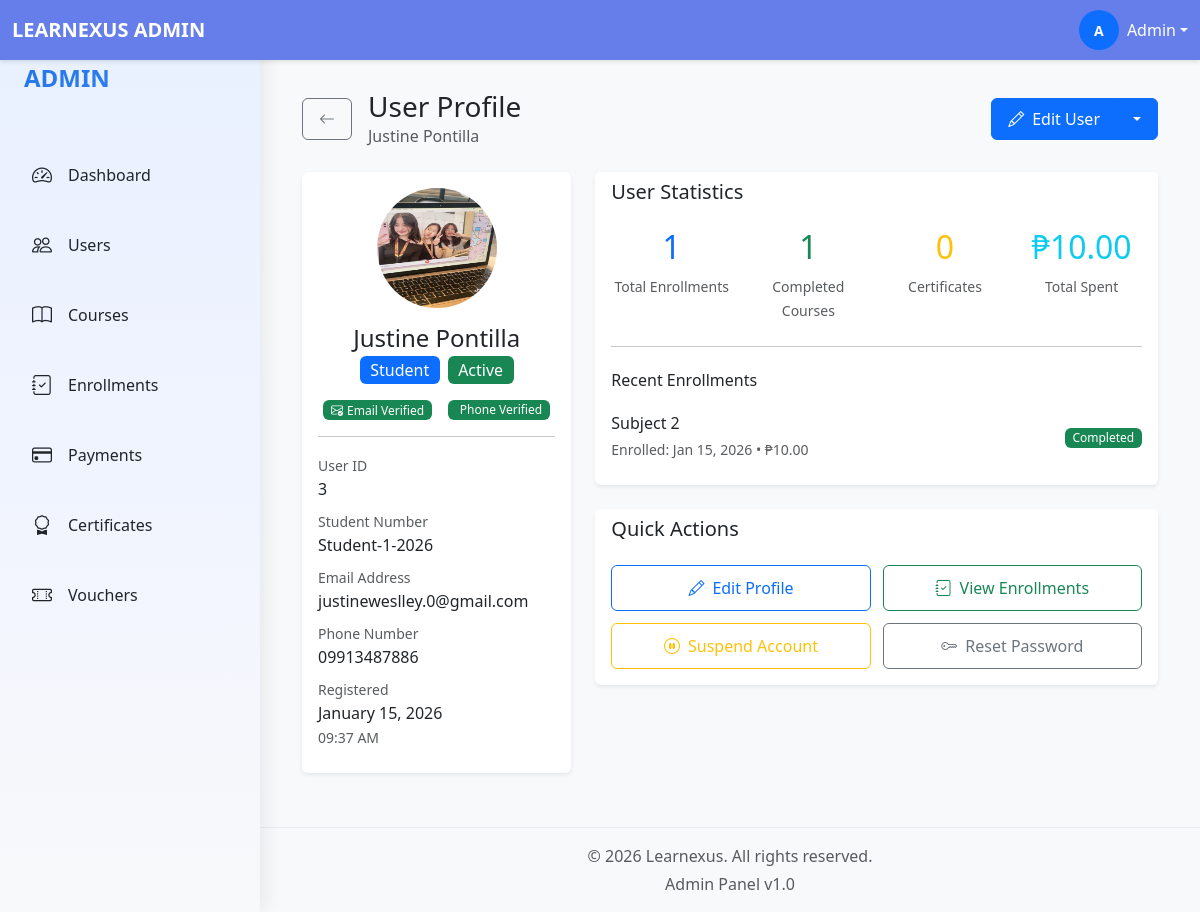
Page /admin/user_view.php?id=3&return=/Learnexus/admin/users.php (signed in) on the committed database.
### tables this page shows
CREATE TABLE `users` (
  `userID` int(11) NOT NULL,
  `email` varchar(255) NOT NULL,
  `passwordHash` varchar(255) NOT NULL,
  `firstName` varchar(100) NOT NULL,
  `lastName` varchar(100) NOT NULL,
  `middleInitial` varchar(5) NOT NULL,
  `phone` varchar(20) DEFAULT NULL,
  `avatar` varchar(255) DEFAULT NULL,
  `phoneVerified` tinyint(1) DEFAULT 0,
  `emailVerified` tinyint(1) DEFAULT 0,
  `role` enum('student','instructor','admin') DEFAULT 'student',
  `status` enum('active','inactive','suspended') DEFAULT 'active',
  `createdAt` timestamp NOT NULL DEFAULT current_timestamp(),
  `studentNumber` varchar(50) DEFAULT NULL,
  `teacherNumber` varchar(50) DEFAULT NULL
);

CREATE TABLE `enrollments` (
  `enrollmentID` int(11) NOT NULL,
  `userID` int(11) NOT NULL,
  `courseID` int(11) NOT NULL,
  `paymentID` int(11) DEFAULT NULL,
  `progressPercentage` decimal(5,2) DEFAULT 0.00,
  `enrolledAt` timestamp NOT NULL DEFAULT current_timestamp(),
  `completedAt` timestamp NULL DEFAULT NULL,
  `status` enum('active','completed','dropped','pending') DEFAULT 'active'
);

CREATE TABLE `courses` (
  `courseID` int(11) NOT NULL,
  `teacherID` int(11) NOT NULL,
  `title` varchar(255) NOT NULL,
  `description` text DEFAULT NULL,
  `price` decimal(10,2) DEFAULT 0.00,
  `category` varchar(100) DEFAULT NULL,
  `status` enum('draft','published','archived') DEFAULT 'draft',
  `passingScore` int(11) DEFAULT 70,
  `createdAt` timestamp NOT NULL DEFAULT current_timestamp()
);

### admin/user_view.php (the view, shortened to what this page needs)
<?php
require_once '../database/db_connect.php';
$userID = (int)$_GET['id'];
try {
    $stmt = $conn->prepare("SELECT * FROM users WHERE userID = ?");
    $stmt->execute([$userID]);
    $user = $stmt->fetch();
    if ($user['role'] === 'student') {
        $stmt = $conn->prepare("SELECT COUNT(*) FROM enrollments WHERE userID = ?");
        $stmt->execute([$userID]);
        $enrollmentCount = $stmt->fetchColumn();
        $stmt = $conn->prepare("SELECT COUNT(*) FROM enrollments WHERE userID = ? AND status = 'completed'");
        $stmt->execute([$userID]);
        $completedCourses = $stmt->fetchColumn();
        $stmt = $conn->prepare("SELECT COUNT(*) FROM certificates WHERE userID = ?");
        $stmt->execute([$userID]);
        $certificatesCount = $stmt->fetchColumn();
        $stmt = $conn->prepare("SELECT SUM(amount) FROM payments WHERE userID = ? AND status = 'completed'");
        $stmt->execute([$userID]);
        $totalSpent = $stmt->fetchColumn() ?? 0;
        $stmt = $conn->prepare("
            SELECT e.*, c.title, c.price
            FROM enrollments e
            JOIN courses c ON e.courseID = c.courseID
            WHERE e.userID = ?
            ORDER BY e.enrolledAt DESC
            LIMIT 5
        ");
        $stmt->execute([$userID]);
        $recentEnrollments = $stmt->fetchAll(PDO::FETCH_ASSOC);
    } elseif ($user['role'] === 'admin') {
        $adminActions = 0;
    }
} catch (PDOException $e) {
    error_log("User View Error: " . $e->getMessage());
    $_SESSION['error'] = 'Error loading user details';
    header('Location: users.php');
    exit();
}
include 'includes/header.php';
include 'includes/sidebar.php';
$backUrl = 'users.php';
if (!empty($_GET['return'])) {
    $decodedReturn = urldecode($_GET['return']);
    $parsed = parse_url($decodedReturn);
    if (!isset($parsed['scheme']) && !isset($parsed['host'])) {
        $backUrl = $decodedReturn;
    }
}
?>
<div class="main-content">
    <div class="container-fluid">
        <div class="d-flex justify-content-between align-items-center mb-4">
            <div class="d-flex align-items-center">
                <a href="<?= htmlspecialchars($backUrl) ?>" class="btn btn-outline-secondary me-3">
                    <i class="bi bi-arrow-left"></i>
                </a>
                <div>
                    <h1 class="h3 mb-0">User Profile</h1>
                    <nav aria-label="breadcrumb">
                        <ol class="breadcrumb mb-0">
                            <li class="breadcrumb-item active" aria-current="page"><?php echo htmlspecialchars($user['firstName'] . ' ' . $user['lastName']); ?></li>
                        </ol>
                    </nav>
                </div>
            </div>
            <div class="btn-group">
                <a href="user_edit.php?id=<?php echo $userID; ?>" class="btn btn-primary">
                    <i class="bi bi-pencil me-2"></i>Edit User
                </a>
                <button type="button" class="btn btn-primary dropdown-toggle dropdown-toggle-split" data-bs-toggle="dropdown" aria-expanded="false">
                </button>
            </div>
        </div>
        <div class="row mb-4">
            <div class="col-lg-4">
                <div class="card border-0 shadow-sm h-100">
                    <div class="card-body text-center">
                        <?php if (!empty($user['avatar'])): ?>
                            <img src="<?php echo htmlspecialchars($user['avatar']); ?>"
                                 class="rounded-circle mb-3"
                                 width="120"
                                 height="120"
                                 alt="Avatar"
                                 onerror="this.src='https://ui-avatars.com/api/?name=<?php echo urlencode($user['firstName'] . '+' . $user['lastName']); ?>&background=667eea&color=fff'">
                        <?php endif; ?>
                        <h4 class="mb-1"><?php echo htmlspecialchars($user['firstName'] . ' ' . $user['lastName']); ?></h4>
                        <div class="mb-3">
                            <span class="badge bg-<?php
                                echo $user['role'] === 'admin' ? 'danger' :
                                    ($user['role'] === 'instructor' ? 'warning' : 'primary');
                            ?> fs-6">
                                <?php echo ucfirst($user['role']); ?>
                            </span>
                            <span class="badge bg-<?php
                                echo $user['status'] === 'active' ? 'success' :
                                    ($user['status'] === 'suspended' ? 'danger' : 'secondary');
                            ?> fs-6 ms-1">
                                <?php echo ucfirst($user['status']); ?>
                            </span>
                        </div>
                        <div class="d-flex justify-content-center gap-3 mb-3">
                            <?php if ($user['emailVerified']): ?>
                                <span class="badge bg-success">
                                    <i class="bi bi-envelope-check me-1"></i>Email Verified
                                </span>
                            <?php else: ?>
                                <span class="badge bg-warning">
                                    <i class="bi bi-envelope-x me-1"></i>Email Unverified
                                </span>
                            <?php endif; ?>
                            <?php if ($user['phoneVerified']): ?>
                                <span class="badge bg-success">
                                    <i class="bi bi-phone-check me-1"></i>Phone Verified
                                </span>
                            <?php else: ?>
                                <span class="badge bg-warning">
                                    <i class="bi bi-phone-x me-1"></i>Phone Unverified
                                </span>
                            <?php endif; ?>
                        </div>
                        <hr class="my-3">
                        <div class="text-start">
                            <div class="mb-2">
                                <small class="text-muted">User ID</small>
                                <p class="mb-0"><?php echo $user['userID']; ?></p>
                            </div>
                            <?php if ($user['role'] === 'student' && !empty($user['studentNumber'])): ?>
                                <div class="mb-2">
                                    <small class="text-muted">Student Number</small>
                                    <p class="mb-0"><?php echo htmlspecialchars($user['studentNumber']); ?></p>
                                </div>
                            <?php endif; ?>
                            <div class="mb-2">
                                <small class="text-muted">Email Address</small>
                                <p class="mb-0"><?php echo htmlspecialchars($user['email']); ?></p>
                            </div>
                            <div class="mb-2">
                                <small class="text-muted">Phone Number</small>
                                <p class="mb-0"><?php echo htmlspecialchars($user['phone'] ?? 'Not provided'); ?></p>
                            </div>
                            <div class="mb-2">
                                <small class="text-muted">Registered</small>
                                <p class="mb-0">
                                    <?php echo date('F d, Y', strtotime($user['createdAt'])); ?><br>
                                    <small class="text-muted"><?php echo date('h:i A', strtotime($user['createdAt'])); ?></small>
                                </p>
                            </div>
                        </div>
                    </div>
                </div>
            </div>
            <div class="col-lg-8">
                <div class="card border-0 shadow-sm mb-4">
                    <div class="card-header bg-white border-0">
                        <h5 class="mb-0">User Statistics</h5>
                    </div>
                    <div class="card-body">
                        <?php if ($user['role'] === 'student'): ?>
                            <div class="row g-3">
                                <div class="col-md-3 col-6">
                                    <div class="text-center">
                                        <h2 class="text-primary"><?php echo $enrollmentCount; ?></h2>
                                        <small class="text-muted">Total Enrollments</small>
                                    </div>
                                </div>
                                <div class="col-md-3 col-6">
                                    <div class="text-center">
                                        <h2 class="text-success"><?php echo $completedCourses; ?></h2>
                                        <small class="text-muted">Completed Courses</small>
                                    </div>
                                </div>
                                <div class="col-md-3 col-6">
                                    <div class="text-center">
                                        <h2 class="text-warning"><?php echo $certificatesCount; ?></h2>
                                        <small class="text-muted">Certificates</small>
                                    </div>
                                </div>
                                <div class="col-md-3 col-6">
                                    <div class="text-center">
                                        <h2 class="text-info">₱<?php echo number_format($totalSpent, 2); ?></h2>
                                        <small class="text-muted">Total Spent</small>
                                    </div>
                                </div>
                            </div>
                            <?php if (!empty($recentEnrollments)): ?>
                                <hr class="my-4">
                                <h6 class="mb-3">Recent Enrollments</h6>
                                <div class="list-group list-group-flush">
                                    <?php foreach ($recentEnrollments as $enrollment): ?>
                                        <div class="list-group-item px-0">
                                            <div class="d-flex justify-content-between align-items-center">
                                                <div>
                                                    <h6 class="mb-1"><?php echo htmlspecialchars($enrollment['title']); ?></h6>
                                                    <small class="text-muted">
                                                        Enrolled: <?php echo date('M d, Y', strtotime($enrollment['enrolledAt'])); ?>
                                                        • ₱<?php echo number_format($enrollment['price'], 2); ?>
                                                    </small>
                                                </div>
                                                <span class="badge bg-<?php
                                                    echo $enrollment['status'] === 'completed' ? 'success' :
                                                        ($enrollment['status'] === 'active' ? 'primary' : 'warning');
                                                ?>">
                                                    <?php echo ucfirst($enrollment['status']); ?>
                                                </span>
                                            </div>
                                        </div>
                                    <?php endforeach; ?>
                                </div>
                            <?php endif; ?>
                        <?php endif; ?>
                    </div>
                </div>
                <div class="card border-0 shadow-sm">
                    <div class="card-header bg-white border-0">
                        <h5 class="mb-0">Quick Actions</h5>
                    </div>
                    <div class="card-body">
                        <div class="quick-actions">
                            <a href="user_edit.php?id=<?php echo $userID; ?>" class="btn btn-outline-primary">
                                <i class="bi bi-pencil me-2"></i>Edit Profile
                            </a>
                            <?php if ($user['role'] === 'student'): ?>
                                <a href="enrollments.php?user=<?php echo $userID; ?>" class="btn btn-outline-success">
                                    <i class="bi bi-journal-check me-2"></i>View Enrollments
                                </a>
                            <?php elseif ($user['role'] === 'instructor'): ?>
                                <a href="courses.php?teacher=<?php echo $userID; ?>" class="btn btn-outline-success">
                                    <i class="bi bi-book me-2"></i>View Courses
                                </a>
                            <?php endif; ?>
                            <?php if ($user['role'] !== 'admin'): ?>
                                <?php if ($user['status'] === 'suspended'): ?>
                                    <a href="user_actions.php?action=activate&id=<?php echo $userID; ?>" class="btn btn-outline-success">
                                        <i class="bi bi-check-circle me-2"></i>Activate Account
                                    </a>
                                <?php else: ?>
                                    <a href="user_actions.php?action=suspend&id=<?php echo $userID; ?>" class="btn btn-outline-warning">
                                        <i class="bi bi-pause-circle me-2"></i>Suspend Account
                                    </a>
                                <?php endif; ?>
                            <?php endif; ?>
                            <a href="user_actions.php?action=reset_password&id=<?php echo $userID; ?>" class="btn btn-outline-secondary" data-bs-toggle="modal" data-bs-target="#resetPasswordModal">
                                <i class="bi bi-key me-2"></i>Reset Password
                            </a>
                        </div>
                    </div>
                </div>
            </div>
        </div>
    </div>
</div>
<?php include 'includes/footer.php'; ?>

### rows in the picture
users: firstName+lastName "Justine Pontilla", avatar (picture), role "Student", status "Active", userID "3", studentNumber "Student-1-2026", email "justineweslley.0@gmail.com", phone "09913487886", createdAt "January 15, 2026", createdAt "09:37 AM"
enrollments: courseID.title "Subject 2", enrolledAt "Jan 15, 2026", courseID.price "10.00", status "Completed"

### other values in the picture
substr($_SESSION['first_name'], 0, 1) "A"
$_SESSION['first_name'] "Admin"
$enrollmentCount "1"
$completedCourses "1"
$certificatesCount "0"
$totalSpent "10.00"
